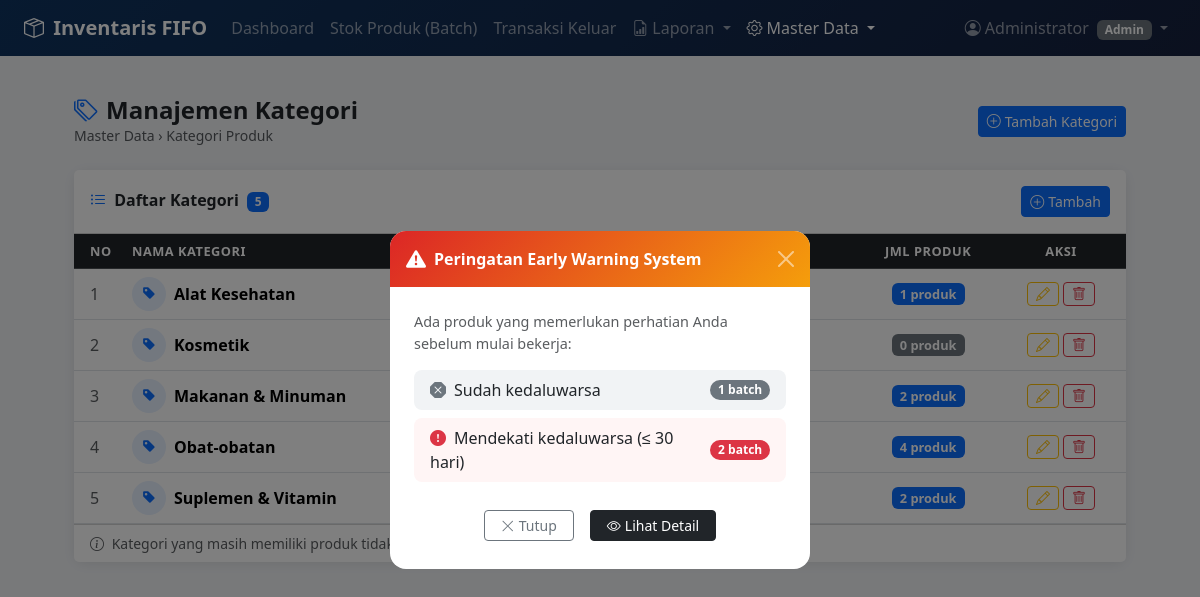
The page /kategori.php (signed in) on the database its author committed.
### tables this page shows
CREATE TABLE setting_toko (
    id               INT AUTO_INCREMENT PRIMARY KEY,
    nama_toko        VARCHAR(150) NOT NULL DEFAULT 'Toko Saya',
    alamat           VARCHAR(255) DEFAULT NULL,
    no_hp            VARCHAR(30)  DEFAULT NULL,
    threshold_merah  INT NOT NULL DEFAULT 30,
    threshold_kuning INT NOT NULL DEFAULT 90,
    updated_at       TIMESTAMP DEFAULT CURRENT_TIMESTAMP ON UPDATE CURRENT_TIMESTAMP
);

CREATE TABLE kategori (
    id            INT AUTO_INCREMENT PRIMARY KEY,
    nama_kategori VARCHAR(100) NOT NULL UNIQUE,
    deskripsi     TEXT DEFAULT NULL,
    created_at    TIMESTAMP DEFAULT CURRENT_TIMESTAMP
);

### koneksi.php (called while the page is built, shortened)
<?php
$host = "localhost";
$user = "root";
$pass = "";
$db   = "db_inventaris";
$koneksi = mysqli_connect($host, $user, $pass, $db);
mysqli_set_charset($koneksi, "utf8mb4");
$q_set = mysqli_query($koneksi, "SHOW TABLES LIKE 'setting_toko'");
if (mysqli_num_rows($q_set) > 0) {
    $setting = mysqli_fetch_assoc(mysqli_query($koneksi, "SELECT * FROM setting_toko LIMIT 1"));
    if ($setting) {
        $THRESHOLD_MERAH  = $setting['threshold_merah']  ?? 30;
    }
}

### kategori.php (the view, shortened to what this page needs)
<?php
include 'koneksi.php';
$mode   = $_GET['mode'] ?? 'list';
$id_edit = intval($_GET['id'] ?? 0);
$q_list = mysqli_query($koneksi,
    "SELECT k.*, COUNT(p.id) as jml_produk
    FROM kategori k LEFT JOIN produk p ON p.kategori_id = k.id
    GROUP BY k.id ORDER BY k.nama_kategori ASC");
include 'includes/navbar.php';
?>
<!DOCTYPE html>
<html lang="id">
<head>
<link href="https://cdn.jsdelivr.net/npm/bootstrap@5.3.2/dist/css/bootstrap.min.css" rel="stylesheet">
<link href="https://cdn.jsdelivr.net/npm/bootstrap-icons@1.11.3/font/bootstrap-icons.min.css" rel="stylesheet">
</head>
<body>
<div class="container-fluid px-4 py-3" style="max-width:1100px">
<div class="d-flex justify-content-between align-items-center mb-4">
    <div>
    <h4 class="fw-bold mb-0">
        <i class="bi bi-tags me-2 text-primary"></i>Manajemen Kategori
    </h4>
    <small class="text-muted">Master Data › Kategori Produk</small>
    </div>
    <?php if ($mode !== 'tambah' && $mode !== 'edit'): ?>
    <a href="?mode=tambah" class="btn btn-primary btn-sm">
    <i class="bi bi-plus-circle me-1"></i>Tambah Kategori
    </a>
    <?php endif; ?>
</div>
<div class="row g-4">
    <div class="col-lg-<?= ($mode==='tambah'||$mode==='edit') ? '7' : '12' ?>">
    <div class="card">
        <div class="card-header bg-white py-3 d-flex justify-content-between align-items-center">
        <h6 class="mb-0 fw-semibold">
            <i class="bi bi-list-ul me-1 text-primary"></i>
            Daftar Kategori
            <span class="badge bg-primary ms-1">
            <?= mysqli_num_rows($q_list) ?>
            </span>
        </h6>
        <?php if ($mode === 'list'): ?>
        <a href="?mode=tambah" class="btn btn-primary btn-sm">
            <i class="bi bi-plus-circle me-1"></i>Tambah
        </a>
        <?php endif; ?>
        </div>
        <div class="card-body p-0">
        <div class="table-responsive">
            <table class="table table-hover align-middle mb-0">
            <thead class="table-dark">
                <tr>
                <th class="ps-3" style="width:50px">No</th>
                <th>Nama Kategori</th>
                <th>Deskripsi</th>
                <th class="text-center">Jml Produk</th>
                <th class="text-center" style="width:130px">Aksi</th>
                </tr>
            </thead>
            <tbody>
            <?php
            $no = 1;
            if (mysqli_num_rows($q_list) === 0):
            ?>
                <tr>
                <td colspan="5" class="text-center py-4 text-muted">
                    <i class="bi bi-inbox me-1"></i>Belum ada kategori.
                </td>
                </tr>
            <?php else: while ($k = mysqli_fetch_assoc($q_list)): ?>
                <tr class="<?= ($mode==='edit' && $id_edit==$k['id']) ? 'table-warning' : '' ?>">
                <td class="ps-3 text-muted"><?= $no++ ?></td>
                <td>
                    <div class="d-flex align-items-center gap-2">
                    <div class="rounded-circle bg-primary bg-opacity-10 text-primary d-flex
                                align-items-center justify-content-center"
                        style="width:34px;height:34px;flex-shrink:0">
                        <i class="bi bi-tag-fill" style="font-size:.85rem"></i>
                    </div>
                    <strong><?= htmlspecialchars($k['nama_kategori']) ?></strong>
                    </div>
                </td>
                <td class="text-muted small">
                </td>
                <td class="text-center">
                    <span class="badge badge-produk
                    <?= $k['jml_produk'] > 0 ? 'bg-primary' : 'bg-secondary' ?>">
                    <?= $k['jml_produk'] ?> produk
                    </span>
                </td>
                <td class="text-center">
                    <a href="?mode=edit&id=<?= $k['id'] ?>"
                    class="btn btn-outline-warning btn-sm" title="Edit">
                    <i class="bi bi-pencil"></i>
                    </a>
                    <a href="?mode=hapus&id=<?= $k['id'] ?>"
                    class="btn btn-outline-danger btn-sm"
                    onclick="return confirm('Hapus kategori \'<?= addslashes($k['nama_kategori']) ?>\'?\n\nKategori yang masih dipakai produk tidak dapat dihapus.')"
                    title="Hapus">
                    <i class="bi bi-trash"></i>
                    </a>
                </td>
                </tr>
            <?php endwhile; endif; ?>
            </tbody>
            </table>
        </div>
        </div>
        <div class="card-footer text-muted small bg-white">
        <i class="bi bi-info-circle me-1"></i>
        Kategori yang masih memiliki produk tidak dapat dihapus.
        </div>
    </div>
    </div>
</div>
</div>
</body>
</html>

### includes/navbar.php (shortened to what this page needs)
<?php
    $role = $_SESSION['user_role'] ?? 'kasir';
    $nama = $_SESSION['user_nama'] ?? 'user';
    $tgl = date('Y-m-d');
    $q_kritis_nav = mysqli_query($koneksi, "SELECT COUNT(*) as t FROM produk WHERE DATEDIFF(tgl_expired, '$tgl') BETWEEN 0 AND $THRESHOLD_MERAH AND stok > 0");
    $total_kritis_nav  = mysqli_fetch_assoc($q_kritis_nav)['t'] ?? 0;
    $q_expired_nav = mysqli_query($koneksi, "SELECT COUNT(*) as t FROM produk WHERE tgl_expired < '$tgl' AND stok > 0");
    $total_expired_nav = mysqli_fetch_assoc($q_expired_nav)['t'] ?? 0;
    $total_alert = $total_kritis_nav + $total_expired_nav;
    $current = basename($_SERVER['PHP_SELF']);
    function nav_active($page, $current) {
        return $page === $current ? 'active' : '';
    }
    ?>
    <nav class="navbar navbar-expand-lg navbar-dark mb-4" style="background: linear-gradient(135deg,#0f3460,#16213e);">
        <div class="container-fluid px-4">
            <a class="navbar-brand fw-bold" href="indeks.php">
                <i class="bi bi-box-seam me-1"></i> Inventaris FIFO
            </a>
            <div class="collapse navbar-collapse" id="navMain">
                <ul class="navbar-nav me-auto mb-2 mb-lg-0">
                    <li class="nav-item">
                        <a class="nav-link <?= nav_active('indeks.php', $current) ?>" href="indeks.php">Dashboard</a>
                    </li>
                    <?php if ($role === 'admin'): ?>
                    <li class="nav-item">
                        <a class="nav-link <?= nav_active('produk.php', $current) ?>" href="produk.php">Stok Produk (Batch)</a>
                    </li>
                    <?php endif; ?>
                    <li class="nav-item">
                        <a class="nav-link <?= nav_active('transaksi.php', $current) ?>" href="transaksi.php">Transaksi Keluar</a>
                    </li>
                    <li class="nav-item dropdown">
                        <a class="nav-link dropdown-toggle <?= in_array($current,['laporan_stok.php','laporan_expired.php','laporan_transaksi.php'])?'active':'' ?>"
                        href="#" data-bs-toggle="dropdown">
                            <i class="bi bi-file-earmark-bar-graph me-1"></i>Laporan
                        </a>
                    </li>
                    <?php if ($role === 'admin'): ?>
                    <li class="nav-item dropdown">
                        <a class="nav-link dropdown-toggle <?= in_array($current,['kategori.php','users.php','setting.php'])?'active':'' ?>"
                        href="#" data-bs-toggle="dropdown">
                            <i class="bi bi-gear me-1"></i>Master Data
                        </a>
                    </li>
                    <?php endif; ?>
                </ul>
                <ul class="navbar-nav">
                    <li class="nav-item dropdown">
                        <a class="nav-link dropdown-toggle" href="#" data-bs-toggle="dropdown">
                            <i class="bi bi-person-circle me-1"></i><?= htmlspecialchars($nama) ?>
                            <span class="badge bg-secondary ms-1"><?= ucfirst($role) ?></span>
                        </a>
                    </li>
                </ul>
            </div>
        </div>
    </nav>
    <?php
    $tampilkan_popup_ews = false;
    if (!empty($_SESSION['show_ews_alert'])) {
        $tampilkan_popup_ews = ($total_alert > 0);
    }
    ?>
    <?php if ($tampilkan_popup_ews): ?>
    <div class="modal fade" id="modalEwsAlert" tabindex="-1" aria-hidden="true">
    <div class="modal-dialog modal-dialog-centered" style="max-width:420px">
        <div class="modal-content border-0 rounded-4 overflow-hidden">
        <div class="modal-header border-0 py-3" style="background:linear-gradient(135deg,#dc2626,#f59e0b)">
            <div class="d-flex align-items-center gap-2 text-white">
            <i class="bi bi-exclamation-triangle-fill fs-5"></i>
            <h6 class="modal-title fw-bold mb-0">Peringatan Early Warning System</h6>
            </div>
            <button type="button" class="btn-close btn-close-white" data-bs-dismiss="modal" aria-label="Tutup"></button>
        </div>
        <div class="modal-body py-4 px-4">
            <p class="text-muted mb-3" style="font-size:.9rem">
            Ada produk yang memerlukan perhatian Anda sebelum mulai bekerja:
            </p>
            <ul class="list-unstyled mb-0 d-flex flex-column gap-2">
            <?php if ($total_expired_nav > 0): ?>
                <li class="d-flex justify-content-between align-items-center p-2 px-3 rounded-3" style="background:#f1f3f5">
                <span><i class="bi bi-x-octagon-fill text-secondary me-2"></i>Sudah kedaluwarsa</span>
                <span class="badge bg-secondary rounded-pill"><?= $total_expired_nav ?> batch</span>
                </li>
            <?php endif; ?>
            <?php if ($total_kritis_nav > 0): ?>
                <li class="d-flex justify-content-between align-items-center p-2 px-3 rounded-3" style="background:#fff5f5">
                <span><i class="bi bi-exclamation-circle-fill text-danger me-2"></i>Mendekati kedaluwarsa (&le; <?= (int)$THRESHOLD_MERAH ?> hari)</span>
                <span class="badge bg-danger rounded-pill"><?= $total_kritis_nav ?> batch</span>
                </li>
            <?php endif; ?>
            </ul>
        </div>
        <div class="modal-footer border-0 pt-0 pb-4 px-4 gap-2 justify-content-center">
            <button type="button" class="btn btn-outline-secondary btn-sm px-3" data-bs-dismiss="modal">
            <i class="bi bi-x-lg me-1"></i>Tutup
            </button>
            <a href="laporan_expired.php" class="btn btn-dark btn-sm px-3">
            <i class="bi bi-eye me-1"></i>Lihat Detail
            </a>
        </div>
        </div>
    </div>
    </div>
    <?php endif; ?>

### kategori.php (style rules this page uses)
body { background:#f0f2f5; font-family:'Segoe UI',sans-serif; }
.card { border:0; border-radius:12px; box-shadow:0 2px 12px rgba(0,0,0,.08); }
.table th { font-size:.8rem; text-transform:uppercase; letter-spacing:.04em; }
.badge-produk { font-size:.8rem; min-width:32px; }

### rows shown on the page
setting_toko: threshold_merah "30"
kategori: nama_kategori "Alat Kesehatan", jml_produk "1"
kategori: nama_kategori "Kosmetik", jml_produk "0"
kategori: nama_kategori "Makanan & Minuman", jml_produk "2"
kategori: nama_kategori "Obat-obatan", jml_produk "4"
kategori: nama_kategori "Suplemen & Vitamin", jml_produk "2"

### other values the page prints
$nama "Administrator"
$role "Admin"
$total_expired_nav "1"
$total_kritis_nav "2"
mysqli_num_rows($q_list) "5"
